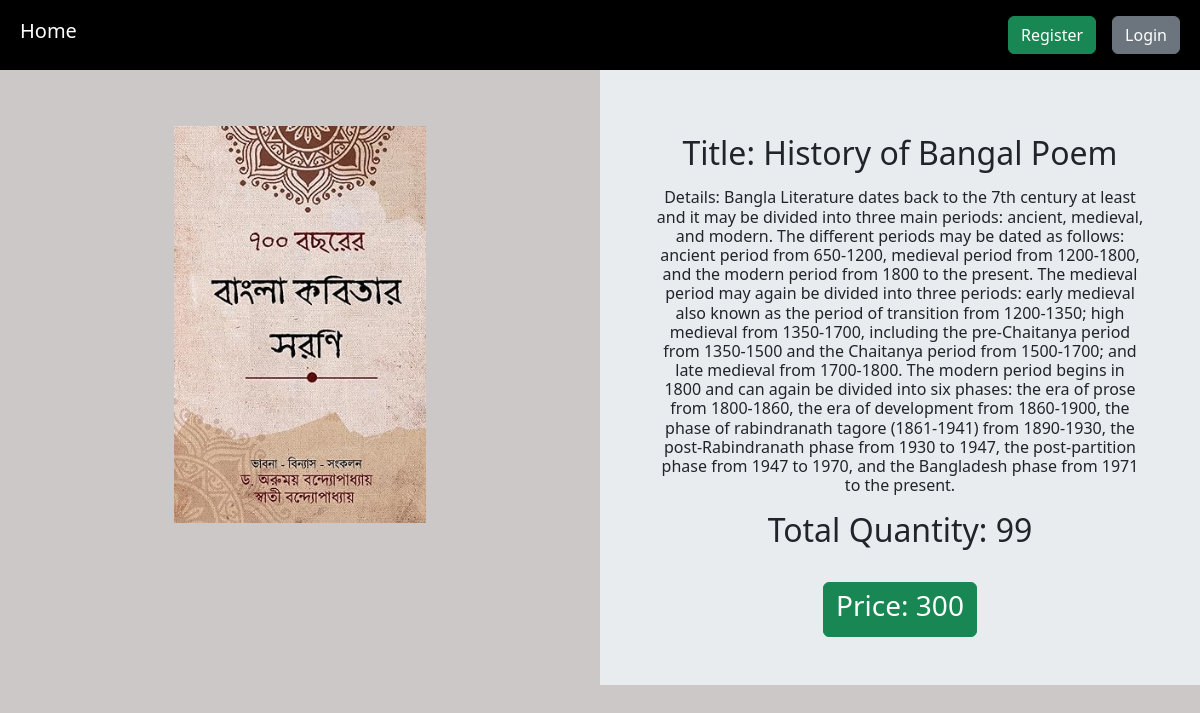
Screenshot of /usersiteapp/userhtml/details/25/ with the database file from the repository.
### UserSite/models.py (models this page shows, shortened)
class PostModel(models.Model):
    author = models.ForeignKey(User, on_delete = models.CASCADE)
    title = models.CharField(max_length = 100)
    description = models.TextField()
    category = models.ManyToManyField(CategoryModel)
    browing_price = models.IntegerField()
    Book_Quantity = models.IntegerField(blank = True, null = True)
    image = models.ImageField(upload_to= 'UserSite/media/uploads/', blank=True, null= True)

### UserSite/views.py (the view)
# urls.py: path('userhtml/details/<int:id>/', views.DetailPage.as_view(), name='detailpage'),
class DetailPage(DetailView):
    model = PostModel
    pk_url_kwarg = 'id'
    template_name = 'detials.html'
    context_object_name = 'usersite'

### UserSite/templates/detials.html (shortened to what this page needs)
{% extends "base.html" %}
{% block content %}
<div class="d-flex flex-wrap align-content-center">
  <div class="col-6 text-center p-5">
    <img src="{{ usersite.image.url }}" class="card-img-top m-2 w-50" alt="...">
  </div>
  <div class="col-6 bg-body-secondary text-center p-5">
    <p class="card-text"><h2>Title: {{usersite.title}}</h2> </p>
    <h6 class="card-text m-2">Details: {{usersite.description}} </h6>
    <p class="card-text"><h2>Total Quantity: {{usersite.Book_Quantity}}</h2></p>
    <a class="btn btn-success mt-3" disabled><h3>Price: {{usersite.browing_price}}</h3> </a>
    <br>
  </div>
</div>
{% endblock  %}

### rows the page displays
PostModel: image (picture), title "History of Bangal Poem", description "Bangla Literature dates back to the 7th century at least and it may be divided into three main periods: ancient, medieval, and modern. The different periods may be dated as follows: ancient period from 650-1200, medieval period from 1200-1800, and the modern period from 1800 to the present. The medieval period may again be divided into three periods: early medieval also known as the period of transition from 1200-1350; high medieval from 1350-1700, including the pre-Chaitanya period from 1350-1500 and the Chaitanya period from 1500-1700; and late medieval from 1700-1800. The modern period begins in 1800 and can again be divided into six phases: the era of prose from 1800-1860, the era of…", Book_Quantity "99", browing_price "300"
